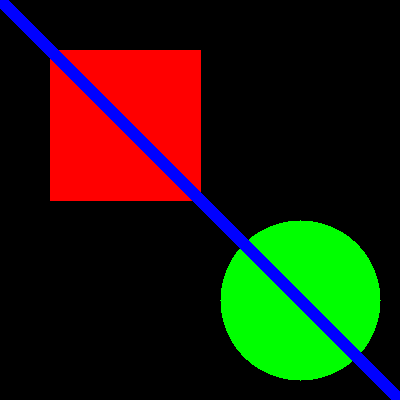
#> input picture DAY 3/test_image.png, 400 x 400 px, found by its file name
$ python exercise5_heart_mask.py
#> lines starting #> are read from the running program, lines starting #| are printed output that depends on the picture; after the words box and inside, x2 and y2 are one past the last pixel; in counts of white or black regions, pixels touching at a corner belong together
# exercise_5_heart_mask.py
import cv2
import numpy as np
import math
def create_heart_mask(size):
    """Create a heart-shaped mask"""
    mask = np.zeros((size, size), dtype="uint8")
    center = size // 2

    for y in range(size):
        for x in range(size):
            x_norm = (x - center) / center
            y_norm = (y - center) / center

            x2 = x_norm * x_norm
            y2 = y_norm * y_norm
            value = (x2 + y2 - 0.8) ** 3 - x2 * y_norm ** 3

            if value < 0:
                mask[y, x] = 255

    return mask

# Load images
image1 = cv2.imread("test_image.png")
#> image1 is the input picture: shape (400, 400, 3); mean B, G, R 10.7, 28.9, 32.4
image2 = cv2.imread("test_pattern.png")
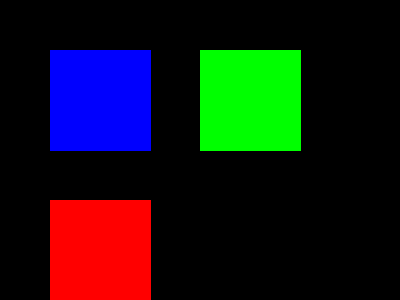
#> input picture DAY 3/test_pattern.png, 400 x 300 px, found by its file name
#> image2 is the input picture: shape (300, 400, 3); mean B, G, R 21.7, 21.7, 21.5
# Resize to same square size
size = min(image1.shape[0], image1.shape[1], image2.shape[0],
image2.shape[1])
#> size = 300
size = min(size, 400) # Limit size
image1 = cv2.resize(image1, (size, size))
#> image1: shape (300, 300, 3)
image2 = cv2.resize(image2, (size, size))
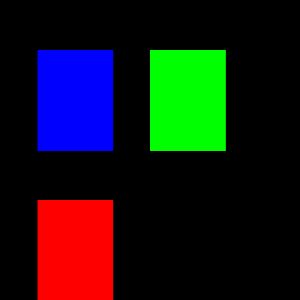
#> image2: shape (300, 300, 3); mean B, G, R 21.7, 21.7, 21.4
# Create heart mask
heart = create_heart_mask(size)
#> after the loop in create_heart_mask, `for y in range(size):`:
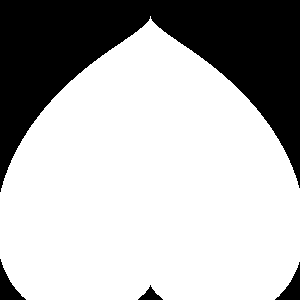
#> mask: shape (300, 300); 70.6% white; 4 black regions
heart_inv = cv2.bitwise_not(heart)
# Apply mask
result = cv2.bitwise_and(image1, image1, mask=heart)
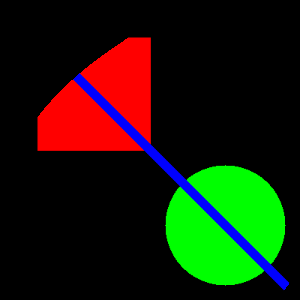
#> result: shape (300, 300, 3); mean B, G, R 7.6, 28.9, 24.7
result2 = cv2.bitwise_and(image2, image2, mask=heart_inv)
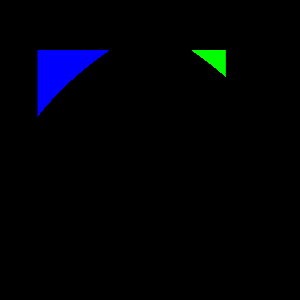
#> result2: shape (300, 300, 3); mean B, G, R 6.2, 1.3, 0
final = cv2.add(result, result2)
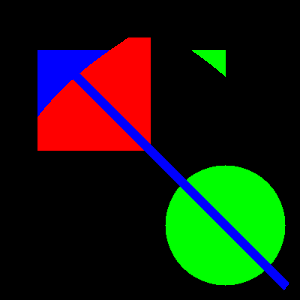
#> final: shape (300, 300, 3); mean B, G, R 13.8, 30.2, 24.7
# Draw heart outline
contours, _ = cv2.findContours(heart, cv2.RETR_EXTERNAL,
cv2.CHAIN_APPROX_SIMPLE)
cv2.drawContours(final, contours, -1, (0, 255, 0), 2)
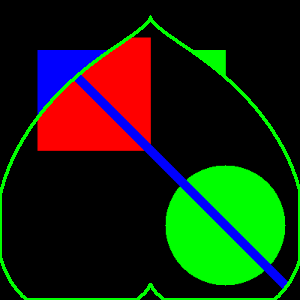
#> final: shape (300, 300, 3); 3.11% of pixels changed, all inside (x1, y1, x2, y2) = (0, 15, 300, 300)
cv2.imshow("Heart Mask", heart)
cv2.imshow("Heart Blended Result", final)
cv2.waitKey(0)
cv2.imwrite("heart_blend.png", final)
cv2.destroyAllWindows()
